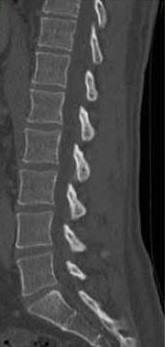
#> input picture Ben/37736735_2061362360549587_9024993033665380352_n.jpg, 165 x 347 px
$ python -i color_quanlification.py   (imports and definitions only)
#> lines starting #> are read from the running program, lines starting #| are printed output that depends on the picture
#> further down, picture is the input picture: shape (347, 165, 3); mean B, G, R 68.9, 68.9, 68.9
# import the necessary packages
from sklearn.cluster import MiniBatchKMeans
import numpy as np
import cv2

def color_quanlification(image):

    color_num=3    # n-clusters
    # load the image and grab its width and height
    (h, w) = image.shape[:2]
#> h = 347; w = 165

    # convert the image from the RGB color space to the L*a*b*
    # color space -- since we will be clustering using k-means
    # which is based on the euclidean distance, we'll use the
    # L*a*b* color space where the euclidean distance implies
    # perceptual meaning
    image = cv2.cvtColor(image, cv2.COLOR_BGR2LAB)
#> image: shape (347, 165, 3); mean of channels 0, 1, 2 74.1, 128, 128

    # reshape the image into a feature vector so that k-means
    # can be applied
    image = image.reshape((image.shape[0] * image.shape[1], 3))  #(M, N, 3) image reshapes it into a (M x N, 3) feature vector.

    # apply k-means using the specified number of clusters and
    # then create the quantized image based on the predictions
    clt = MiniBatchKMeans(n_clusters=color_num)   #指定叢數的數量
    labels = clt.fit_predict(image)               #開始分群且“預測”原始圖像中每個像素的量化顏色。 通過確定輸入像素最接近哪個質心來處理該預測。
    quant = clt.cluster_centers_.astype("uint8")[labels]   #創建分群後的圖片

    # reshape the feature vectors to images
    quant = quant.reshape((h, w, 3))
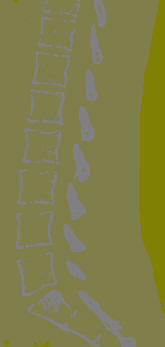
#> quant: shape (347, 165, 3); mean of channels 0, 1, 2 73.5, 127.2, 128; drawn as B, G, R
    # convert from L*a*b* to RGB
    quant = cv2.cvtColor(quant, cv2.COLOR_LAB2BGR)
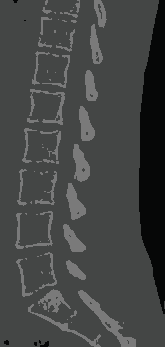
#> quant: shape (347, 165, 3); mean B, G, R 68, 68.8, 67.1
    quant = cv2.cvtColor(quant, cv2.COLOR_BGR2GRAY)
#> quant: shape (347, 165)

    return quant

def middle_color(cq_img):
    maxv=np.amax(cq_img)
    minv=np.amin(cq_img)
    roi=np.empty(cq_img.shape,cq_img.dtype)
    for i in range(cq_img.shape[0]):
        for j in range(cq_img.shape[1]):
            if(cq_img[i,j]!=maxv and cq_img[i,j]!=minv):
                roi[i,j]=255
    return roi

>>> import cv2
>>> picture = cv2.imread('../37736735_2061362360549587_9024993033665380352_n.jpg')
>>> result = color_quanlification(picture)
